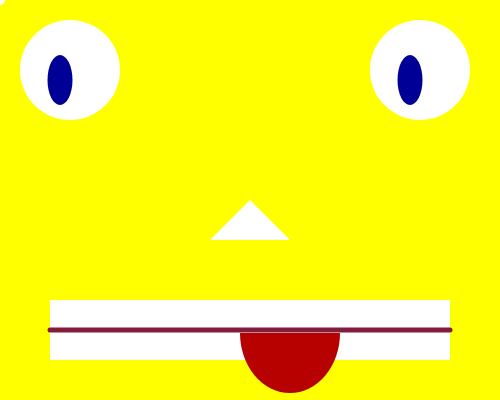
Frame 1 (no input)
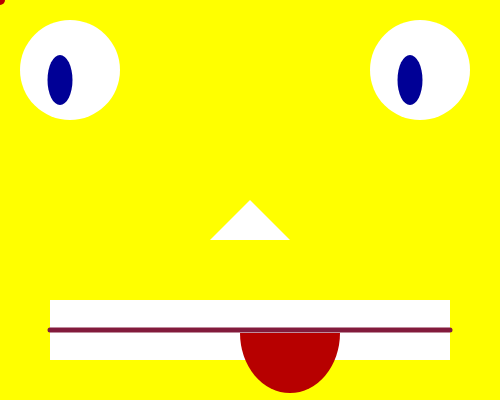
Frame 60 (no input)
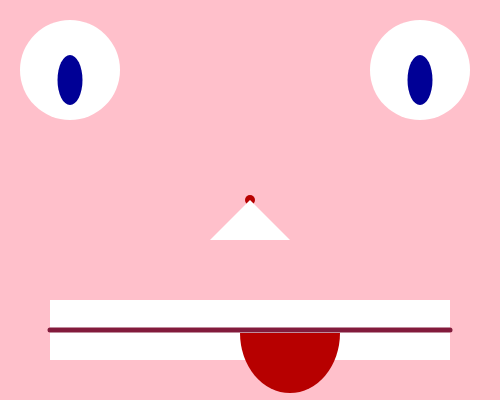
Frame 120 (the mouse pressed at the canvas centre since frame 60)

The p5.js sketch that drew these frames (run headless with seeded random() and noise() and a simulated clock; from frame 60 on, the mouse is pressed at the canvas centre):

// p5.js sketch
// ── sketch.js

var mouthX = 50;
var mouthY = 300;
var mouthW = 400;
var mouthH = 60;
var eye1X = 70;
var eye1Y = 70;
var eye2Offset = 350;
var pupilOffset = 10;

var backgroundColor = 'yellow';

var ranNum = 0;

var mapX = 0;

function setup() {
    
createCanvas(500,400);
background(130,27,60);
console.log("width " + width + " " + "height" + height);
noStroke(); //to get rid of all black lines from drawing - but removes lines as well 


console.log(ranNum);
    
ranNum = random(256); //generating number up to 256 but not including it 
}


function draw() {
    
    mapX = map(mouseX,0,500,-10,10);
    
    background(backgroundColor); //creates a cursor instead of drawing with the dot 
    ellipse(mouseX,mouseY,10,10);
    
    // x, y, width, height
    //eye1
    fill(255);
    ellipse(eye1X,eye1Y,100,100);
    fill(0,0,150);
    ellipse(eye1X + mapX,eye1Y + pupilOffset,25,50);
    
    //eye2
    fill(255)
    ellipse(eye1X + eye2Offset,eye1Y, 100,100);
    fill(0,0,150);
    ellipse (eye1X+eye2Offset+mapX,eye1Y + pupilOffset,25,50);
    
    fill(255);
    
    //nose
    triangle(250,200,290,240,210,240);

    //triangle goes clockwise x1,y1,x2,y2,x3,y3
    
    //mouth
    rect(mouthX,mouthY,mouthW,mouthH);
    
    //lips
    stroke(130,27,60); //have to put stroke back in lines if you remove in setup
    strokeWeight(5);
    line(mouthX,mouthY + mouthH/2,mouthX + mouthW,mouthY + mouthH/2);
    noStroke();
    //x & y start, x & y finishing
    
//    ellipse(random(width),random(height),50,50); //dots dancing around screen 
    
    //arcs have: x,y position, a width & height,  --uses a grid of 0 - 2PI
    //0 - 1/2PI - PI - PI+1/2PI - 2PI
    //tongue
//    frameRate(20);
    fill(ranNum,0,0);
    arc(290,333,100,120,0,PI); //QUARTER_PI or HALF_PI

}


function mousePressed(){
    backgroundColor = 'pink'; //changes the value of the variable backgroundColor 
    
}

function mouseReleased(){
    backgroundColor = 'grey';
}
